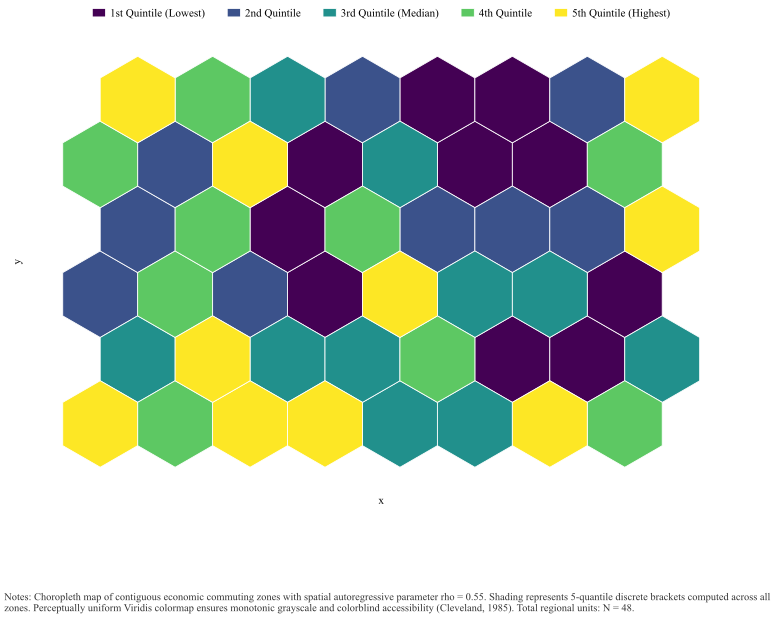

Python code for this plot:
"""
Publication-Grade Spatial Regional Choropleth Map in Python.
Demonstrates spatial econometrics visualization with discrete quantile binning and equal-area projection.
Adheres to Gastel & Day exhibit standards and Anselin (1988) Spatial Econometrics.

Citations:
- Anselin, L. (1988). Spatial Econometrics: Methods and Models. Dordrecht: Kluwer Academic Publishers.
  DOI: 10.1007/978-94-015-7799-1
"""

from pathlib import Path
import numpy as np
import pandas as pd
import matplotlib.pyplot as plt
from shapely.geometry import Polygon
import geopandas as gpd


def generate_synthetic_spatial_panel(n_rows=6, n_cols=8, seed=42):
    """
    Constructs a contiguous regular spatial lattice representing regional commuting zones or districts.
    Generates a spatially autocorrelated economic indicator via a spatial autoregressive (SAR) process.
    """
    np.random.seed(seed)
    polygons = []
    zone_ids = []
    
    for r in range(n_rows):
        for c in range(n_cols):
            x_offset = (r % 2) * 0.5
            x0 = c + x_offset
            y0 = r * 0.866
            
            pts = [
                (x0 + 0.5, y0),
                (x0 + 1.0, y0 + 0.288),
                (x0 + 1.0, y0 + 0.866),
                (x0 + 0.5, y0 + 1.155),
                (x0, y0 + 0.866),
                (x0, y0 + 0.288)
            ]
            polygons.append(Polygon(pts))
            zone_ids.append(f"CZ_{r}_{c}")
            
    gdf = gpd.GeoDataFrame({"zone_id": zone_ids, "geometry": polygons})
    
    n = len(gdf)
    centroids = np.array([[poly.centroid.x, poly.centroid.y] for poly in polygons])
    
    dist_matrix = np.linalg.norm(centroids[:, None, :] - centroids[None, :, :], axis=-1)
    W = np.where((dist_matrix > 0) & (dist_matrix <= 1.8), 1.0, 0.0)
    row_sums = W.sum(axis=1, keepdims=True)
    row_sums[row_sums == 0] = 1.0
    W = W / row_sums
    
    rho = 0.55
    I = np.eye(n)
    epsilon = np.random.normal(15.0, 4.0, size=n)
    y_spatial = np.linalg.inv(I - rho * W) @ epsilon
    
    gdf["economic_index"] = y_spatial
    
    gdf["quintile"] = pd.qcut(gdf["economic_index"], q=5, labels=[
        "1st Quintile (Lowest)",
        "2nd Quintile",
        "3rd Quintile (Median)",
        "4th Quintile",
        "5th Quintile (Highest)"
    ])
    
    return gdf


def plot_regional_choropleth(gdf, out_png=None, out_pdf=None, style_path=None):
    """
    Renders publication-grade spatial choropleth with discrete quintile shading and zero chartjunk.
    Exports both vector PDF and 300 DPI raster PNG.
    """
    if style_path and Path(style_path).is_file():
        plt.style.use(str(style_path))
    else:
        plt.style.use("default")
        
    fig, ax = plt.subplots(figsize=(8.2, 5.8), dpi=300)
    
    colors = {
        "1st Quintile (Lowest)": "#440154",
        "2nd Quintile": "#3B528B",
        "3rd Quintile (Median)": "#21908C",
        "4th Quintile": "#5DC863",
        "5th Quintile (Highest)": "#FDE725"
    }
    
    for q_label, hex_color in colors.items():
        sub_gdf = gdf[gdf["quintile"] == q_label]
        sub_gdf.plot(
            ax=ax,
            color=hex_color,
            edgecolor="#FFFFFF",
            linewidth=0.6,
            label=q_label
        )
        
    # Unavoidable discrete quintile key across top
    ax.legend(
        loc="upper center",
        bbox_to_anchor=(0.5, 1.08),
        ncol=5,
        frameon=False,
        fontsize=8.0,
        handlelength=1.2,
        handleheight=0.8
    )
    
    ax.spines["top"].set_visible(False)
    ax.spines["right"].set_visible(False)
    ax.spines["left"].set_visible(False)
    ax.spines["bottom"].set_visible(False)
    ax.set_xticks([])
    ax.set_yticks([])
    ax.grid(False)
    
    # Gastel & Day self-contained note below exhibit
    note_text = (
        "Notes: Choropleth map of contiguous economic commuting zones with spatial autoregressive parameter rho = 0.55. "
        "Shading represents 5-quantile discrete brackets computed across all zones. Perceptually uniform Viridis colormap "
        "ensures monotonic grayscale and colorblind accessibility (Cleveland, 1985). Total regional units: N = 48."
    )
    fig.text(0.04, -0.04, note_text, ha="left", va="top", fontsize=7.5, color="#333333", wrap=True)
    
    fig.subplots_adjust(bottom=0.14, top=0.92, left=0.04, right=0.96)
    
    if out_png:
        fig.savefig(out_png, dpi=300, bbox_inches="tight")
    if out_pdf:
        fig.savefig(out_pdf, bbox_inches="tight")
    plt.close(fig)


if __name__ == "__main__":
    base_dir = Path(__file__).resolve().parent
    tufte_style = base_dir.parent / "templates" / "tufte.mplstyle"
    out_png = base_dir / "regional_choropleth_preview.png"
    out_pdf = base_dir / "regional_choropleth.pdf"
    
    gdf_data = generate_synthetic_spatial_panel()
    plot_regional_choropleth(gdf_data, out_png=out_png, out_pdf=out_pdf, style_path=tufte_style)
    print(f"Regional choropleth saved to {out_png} and {out_pdf}")
